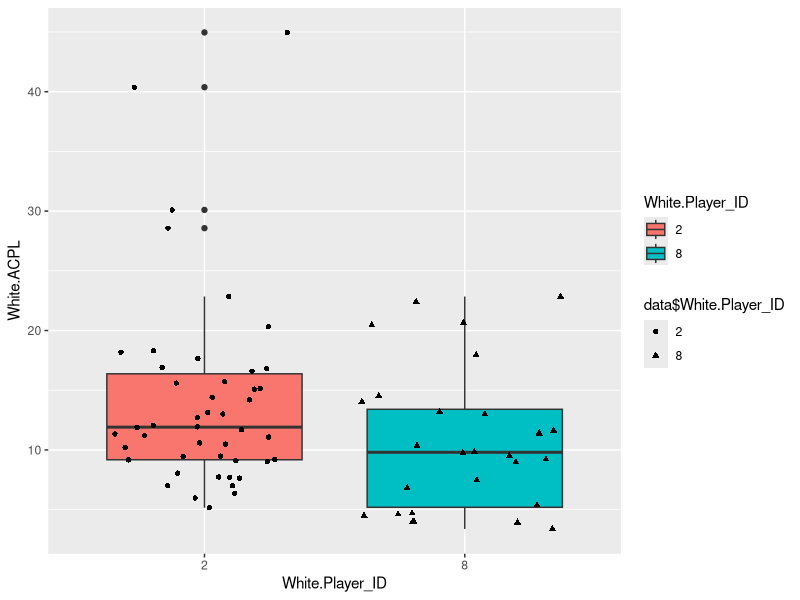
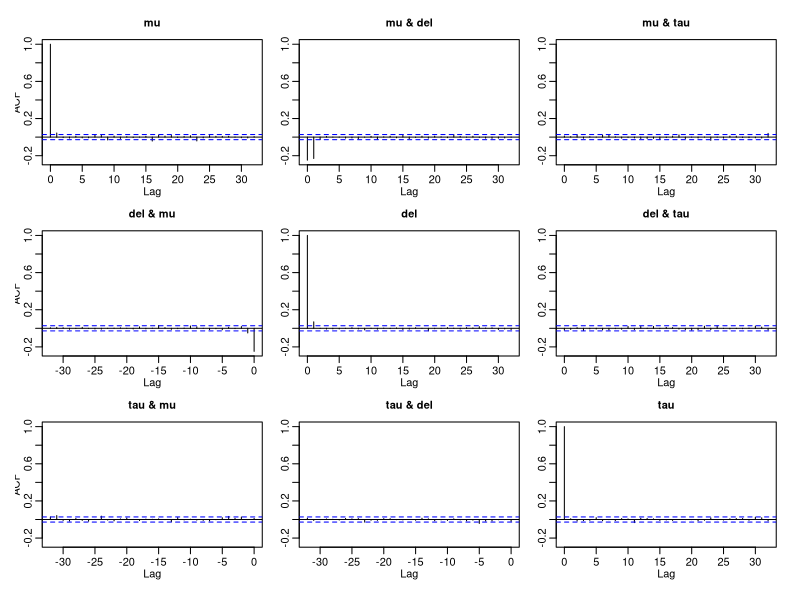
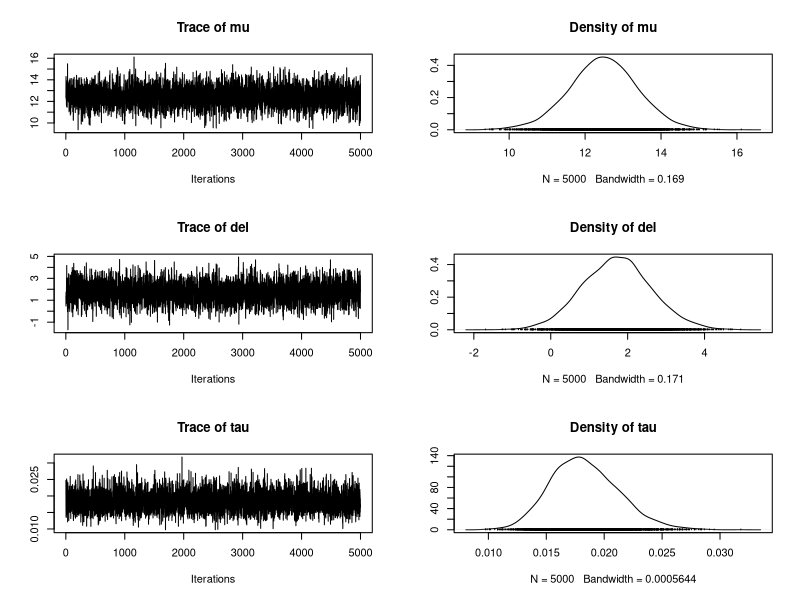
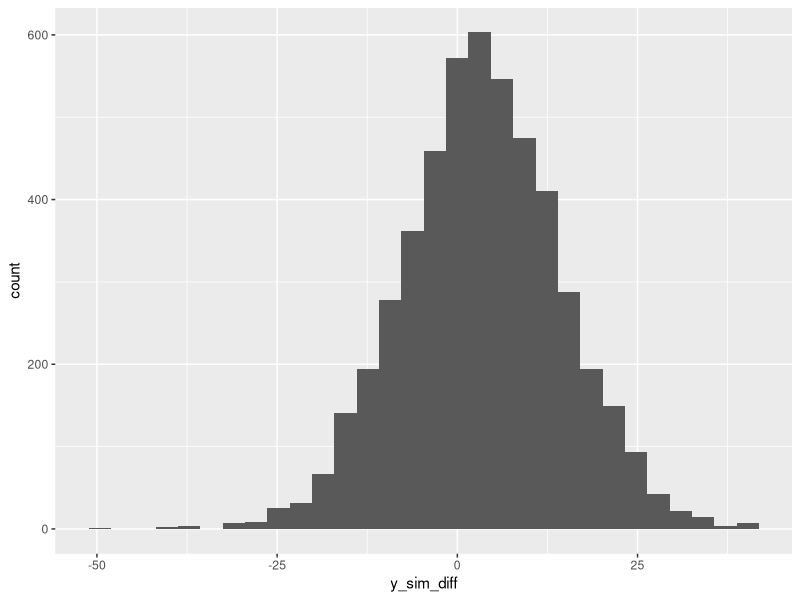
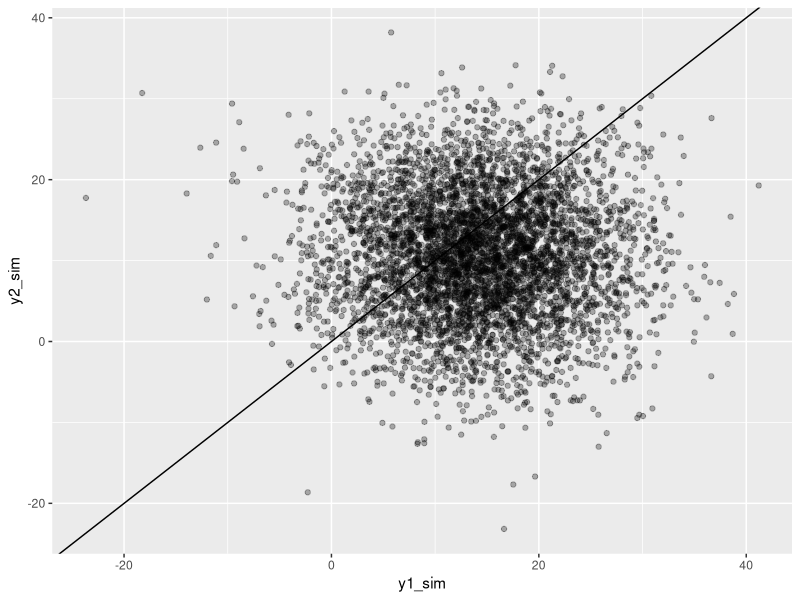
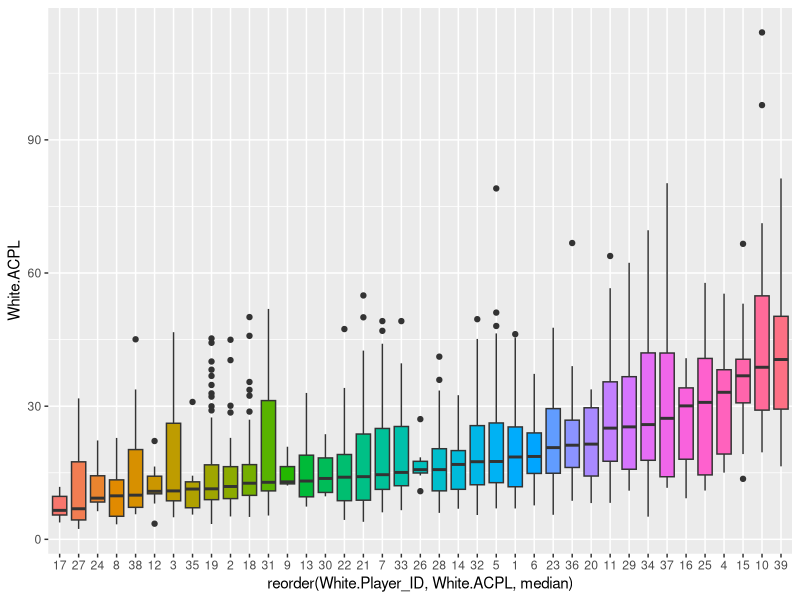
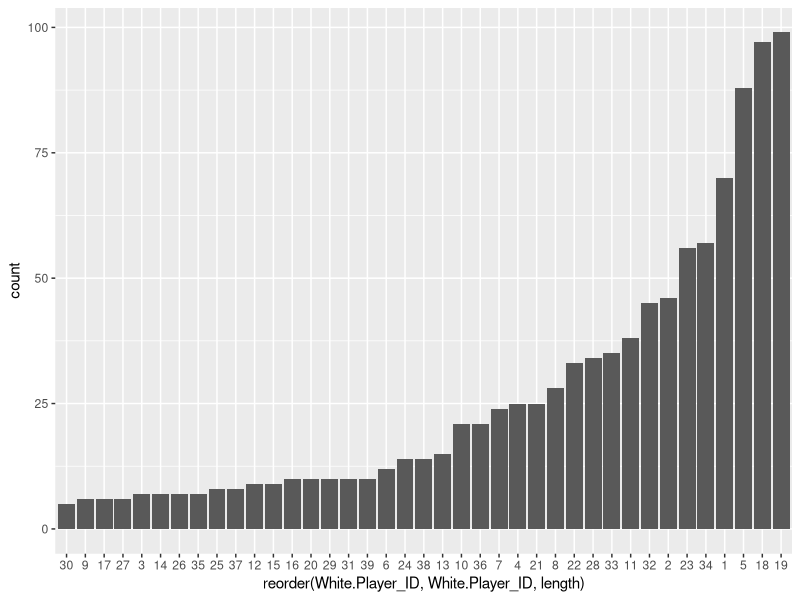
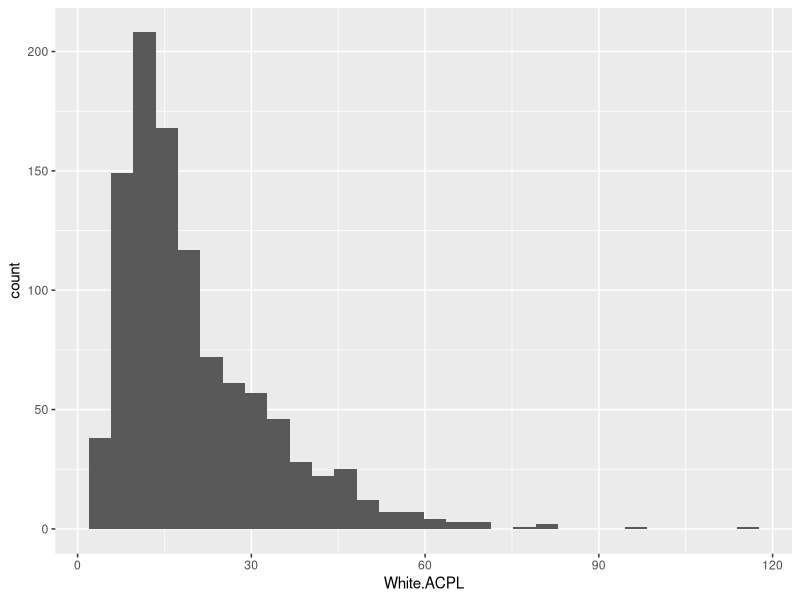

Write R code to recreate these figures, in order. (Note: this script raises an error after producing the figures.)
## ---- chunk 1
knitr::opts_chunk$set(echo = TRUE)
## ---- chunk 2
data_all<-read.csv('./analysis.csv')
head(data_all)
#summary(data_all)
str(data_all)
## ---- chunk 3
data_all<-read.csv('./analysis.csv')
new_data<-data_all[,c('White.Player_ID', 'White.ACPL')]
data<-subset(new_data,White.Player_ID == 2 | White.Player_ID == 8)
data$White.Player_ID <- factor(data$White.Player_ID)
dim(data)
head(data)
library(ggplot2)
library(MCMCpack)
ggplot(data) + geom_boxplot(aes(White.Player_ID, White.ACPL, fill = White.Player_ID)) + geom_jitter(aes(White.Player_ID, White.ACPL, shape = data$White.Player_ID))
tapply(data$White.ACPL, data$White.Player_ID, mean)
tapply(data$White.ACPL, data$White.Player_ID, median)
tapply(data$White.ACPL, data$White.Player_ID, sd)
t.test(White.ACPL ~ White.Player_ID, data=data, var.equal = TRUE)
## ---- chunk 4
data_all<-read.csv('./analysis.csv')
new_data<-data_all[,c('White.Player', 'White.ACPL')]
data<-subset(new_data,White.Player =='Anand, Viswanathan' | White.Player == 'Carlsen, Magnus')
library(ggplot2)
library(MCMCpack)
mu <- mean(data[,2])
sd <- sd(data[,2])
compare_gibbs <- function(y, ind, mu0 = 50, tau0 = 1/400, del0 = 0, gamma0 = 1/400, a0 = 1, b0 = 50, maxiter = 5000)
{
y1 <- y[ind == 1]
y2 <- y[ind == 2]

n1 <- length(y1) 
n2 <- length(y2)

##### starting values
mu <- (mean(y1) + mean(y2)) / 2
del <- (mean(y1) - mean(y2)) / 2

mat_store <- matrix(0, nrow = maxiter, ncol = 3)
#####

##### Gibbs sampler
an <- a0 + (n1 + n2)/2

for(s in 1 : maxiter) 
{
  
  ##update tau
  bn <- b0 + 0.5 * (sum((y1 - mu - del) ^ 2) + sum((y2 - mu + del) ^ 2))
  tau <- rgamma(1, an, bn)
  ##
  
  ##update mu
  taun <-  tau0 + tau * (n1 + n2)
  mun <- (tau0 * mu0 + tau * (sum(y1 - del) + sum(y2 + del))) / taun
  mu <- rnorm(1, mun, sqrt(1/taun))
  ##
  
  ##update del
  gamman <-  gamma0 + tau*(n1 + n2)
  deln <- ( del0 * gamma0 + tau * (sum(y1 - mu) - sum(y2 - mu))) / gamman
  del<-rnorm(1, deln, sqrt(1/gamman))
  ##
  
  ## store parameter values
  mat_store[s, ] <- c(mu, del, tau)
}
colnames(mat_store) <- c("mu", "del", "tau")
return(mat_store)
}
data$White.Player[data$White.Player == 'Anand, Viswanathan'] = 1
data$White.Player[data$White.Player == 'Carlsen, Magnus'] = 2
fit <- compare_gibbs(data$White.ACPL, as.factor(data$White.Player))
acf(as.mcmc(fit))
#fit <- compare_2_gibbs(data$White.ACPL, as.factor(data$White.Player), mu, mu/2,  0,  mu/2, mu^2/sd, mu/sd, 5000)
#fit <- compare_2_gibbs(data$White.ACPL, as.factor(data$White.Player), sd^2, 1/400,  0,  1/400, sd^2,400*sd^2, 5000)
#fit<- compare_2_gibbs(data$White.ACPL, as.factor(data$White.Player), 50, 1/400, 0, 1/400, 100, 50, maxiter = 5000)

plot(as.mcmc(fit))
raftery.diag(as.mcmc(fit))
apply(fit, 2, mean)
apply(fit, 2, sd)
y1_sim <- rnorm(5000, fit[, 1] + fit[, 2], sd = 1/sqrt(fit[, 3]))
y2_sim <- rnorm(5000, fit[, 1] - fit[, 2], sd = 1/sqrt(fit[, 3]))

ggplot(data.frame(y_sim_diff = y1_sim - y2_sim)) + stat_bin(aes(y_sim_diff))
mean(y1_sim > y2_sim)
ggplot(data.frame(y1_sim, y2_sim)) + geom_point(aes(y1_sim, y2_sim), alpha = 0.3) + geom_abline(slope = 1, intercept = 0)
## ---- chunk 5
data_all<-read.csv('./analysis.csv')
data<-data_all[,c('White.Player_ID', 'White.ACPL')]
dim(data)
summary(data)
## ---- chunk 6
data_all<-read.csv('./analysis.csv')
data<-data_all[,c('White.Player_ID', 'White.ACPL')]
data$White.Player_ID <- factor(data$White.Player_ID)
library(ggplot2)
ggplot(data) + geom_boxplot(aes(x = reorder(White.Player_ID, White.ACPL, median), White.ACPL, 
                               fill = reorder(White.Player_ID, White.ACPL, median)), show.legend=FALSE)
ggplot(data, aes(x = reorder(White.Player_ID, White.Player_ID, length))) + stat_count()
ggplot(data, aes(White.ACPL)) + stat_bin()
ggplot(data.frame(size = tapply(data$White.ACPL, data$White.Player_ID, length), 
                  mean_ACPL = tapply(data$White.ACPL, data$White.Player_ID, mean)), 
       aes(size, mean_ACPL)) + geom_point()
mean(data[,2])
sd(data[,2])
## ---- chunk 7
data_all<-read.csv('./analysis.csv')
data_<-data_all[,c('White.Player_ID', 'White.ACPL')]
data_$White.Player_ID <- factor(data_$White.Player_ID)
library(ggplot2)
library(MCMCpack)
compare_gibbs_2 <- function(y, ind, maxiter = 5000)
{
  
### weakly informative priors
a0 <- 1 ; b0 <- 400 ## tau_w hyperparameters
eta0 <-1; t0 <- 400 ## tau_b hyperparameters
mu0<-20 ; gamma0 <- 1/25
###

### starting values
m <- nlevels(ind)
ybar <- theta <- tapply(y, ind, mean)
tau_w <- mean(1 / tapply(y, ind, var)) ##within group precision
mu <- mean(theta)
tau_b <-var(theta) ##between group precision
n_m <- tapply(y, ind, length)
an <- a0 + sum(n_m)/2
###

### setup MCMC
theta_mat <- matrix(0, nrow=maxiter, ncol=m)
mat_store <- matrix(0, nrow=maxiter, ncol=3)
###

### MCMC algorithm
for(s in 1:maxiter) 
{
  
  # sample new values of the thetas
  for(j in 1:m) 
  {
    taun <- n_m[j] * tau_w + tau_b
    thetan <- (ybar[j] * n_m[j] * tau_w + mu * tau_b) / taun
    theta[j]<-rnorm(1, thetan, 1/sqrt(taun))
  }
  
  #sample new value of tau_w
  ss <- 0
  for(j in 1:m){
    ss <- ss + sum((y[ind == j] - theta[j])^2)
  }
  bn <- b0 + ss/2
  tau_w <- rgamma(1, an, bn)
  
  #sample a new value of mu
  gammam <- m * tau_b + gamma0
  mum <- (mean(theta) * m * tau_b + mu0 * gamma0) / gammam
  mu <- rnorm(1, mum, 1/ sqrt(gammam)) 
  
  # sample a new value of tau_b
  etam <- eta0 + m/2
  tm <- t0 + sum((theta - mu)^2) / 2
  tau_b <- rgamma(1, etam, tm)
  
  #store results
  theta_mat[s,] <- theta
  mat_store[s, ] <- c(mu, tau_w, tau_b)
}
colnames(mat_store) <- c("mu", "tau_w", "tau_b")
return(list(params = mat_store, theta = theta_mat))
}
fit2 <- compare_gibbs_2(data_$White.ACPL, data_$White.Player_ID)
plot(as.mcmc(fit2$params))
## reformat samples for ggplot
theta_df <- data.frame(samples = as.numeric(fit2$theta), 
                       White.Player_ID = rep(1:ncol(fit2$theta), each = nrow(fit2$theta))) 

theta_med <- apply(theta_df, 2, mean) ## get basic posterior summary
sort(theta_med, decreasing = TRUE) ## which schools did best and worst?
ggplot(theta_df) + geom_boxplot(aes(x = reorder(White.Player_ID, samples, median), samples, 
                               fill = reorder(White.Player_ID, samples, median)), show.legend=FALSE)
theta_hat <- apply(fit2$theta, 2, mean)
ggplot(data.frame(size = tapply(data_$White.ACPL, data_$White.Player_ID, length), theta_hat = theta_hat), aes(size, theta_hat)) + geom_point()
## ---- chunk 8
data_all<-read.csv('./analysis.csv')
df<-data_all[,c('Combined.ACPL', 'Year')]
d<-aggregate(df$Combined.ACPL,list(df$Year),mean)
d<-as.data.frame.array(d)
names(d)[1]<-'Year'
names(d)[2]<-'Combined.ACPL'
summary(d)
d
#data_True<-subset(data,PreDeepBlue =='TRUE')
#data_False<-subset(data,PreDeepBlue =='FALSE')
cor(df)
#pairs(subset(df, select = c(Year,PreDeepBlue)))
plot(Combined.ACPL ~ Year, data = df) ## is there much evidence of a relationship?
boxplot(Combined.ACPL ~ Year, data = df) ## is there much evidence of sex having an effect?
## ---- chunk 9
lm1 <- lm(Combined.ACPL~Year + log(Year) + Year^2 + Year^3, d)
summary(lm1)
step_AIC_backward <- step(lm1)
step_AIC_forward <- step(lm(Combined.ACPL~1, data = d), direction = "forward", scope = list(upper = lm1))
step_AIC_backward ## Results are the same, but notice that variables are in a different order.
step_AIC_forward
## ---- chunk 10
lm2 <-lm(Combined.ACPL~Year + log(Year), data = d) ## interaction terms
summary(lm2)
plot(lm2, which = 2)
yhat <- predict(lm2)
plot(yhat, df$Combined.ACPL)
## ---- chunk 11
predict(lm2, newdata=data.frame('Year' = c(2022,2023,2024,2025,2026,2027,2028,2029,2030,2031)))
## ---- chunk 12
data_all<-read.csv('./analysis.csv')
df<-data_all[,c('Combined.ACPL', 'PreDeepBlue', 'Year')]
data_True<-subset(df,PreDeepBlue =='TRUE')
data_True<-aggregate(data_True$Combined.ACPL,list(data_True$Year),mean)
data_True<-as.data.frame.array(data_True)
names(data_True)[1]<-'Year'
names(data_True)[2]<-'Combined.ACPL'
data_False<-subset(df,PreDeepBlue =='FALSE')
data_False<-aggregate(data_False$Combined.ACPL,list(data_False$Year),mean)
data_False<-as.data.frame.array(data_False)
names(data_False)[1]<-'Year'
names(data_False)[2]<-'Combined.ACPL'
#cor(df)
pairs(subset(df, select = c(Year,PreDeepBlue)))
plot(Combined.ACPL ~ Year, data = d) ## is there much evidence of a relationship?
df$Year <- factor(as.numeric(df$Year))
boxplot(Combined.ACPL ~ Year, data = d) ## is there much evidence of sex having an effect?
summary(data_True)
summary(data_False)
sd(data_True[,1])
sd(data_False[,1])
## ---- chunk 13
predict(lm2, newdata=data.frame('Year' = c(2000,2004,2008,2012,2016,2021)))
